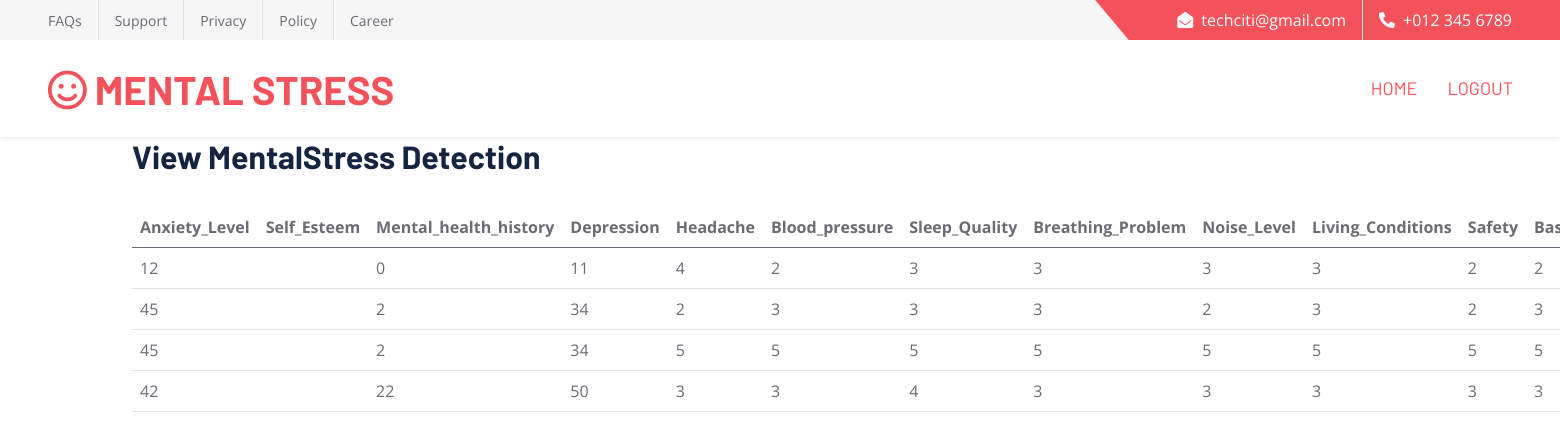
The page /adminhome on the database its author committed.
### Student/models.py (models this page shows)
class MentalStress(models.Model):
    anxiety_level=models.IntegerField()
    self_esteem=models.IntegerField()
    mental_health_history=models.IntegerField()
    depression=models.IntegerField()
    headache=models.IntegerField()
    blood_pressure=models.IntegerField()
    sleep_quality=models.IntegerField()
    breathing_problem=models.IntegerField()
    noise_level=models.IntegerField()
    living_conditions=models.IntegerField()
    safety=models.IntegerField()
    basic_needs=models.IntegerField()
    academic_performance=models.IntegerField()
    study_load=models.IntegerField()
    teacher_student_relationship=models.IntegerField()
    future_career_concerns=models.IntegerField()
    social_support=models.IntegerField()
    peer_pressure=models.IntegerField()
    extracurricular_activities=models.IntegerField()
    bullying=models.IntegerField()
    stress_level=models.IntegerField()

### Admin/views.py (the view)
# urls.py: path('adminhome',views.adminhome,name='adminhome')
def adminhome(request):
    mental=MentalStress.objects.all()
    return render(request,"adminhome.html",{"mental":mental})

### templates/adminhome.html (shortened to what this page needs)
{% load static %}
<!DOCTYPE html>
<html lang="en">
<head>
    <link href="https://cdnjs.cloudflare.com/ajax/libs/font-awesome/5.10.0/css/all.min.css" rel="stylesheet">
    <link href="https://cdn.jsdelivr.net/npm/bootstrap-icons@1.4.1/font/bootstrap-icons.css" rel="stylesheet">
    <link href="{% static 'lib/owlcarousel/assets/owl.carousel.min.css' %}" rel="stylesheet">
    <link href="{% static 'css/bootstrap.min.css' %}" rel="stylesheet">
    <link href="{% static 'css/style.css' %}" rel="stylesheet">
</head>
<div>
    <div class="container-fluid bg-secondary ps-5 pe-0 d-none d-lg-block">
        <div class="row gx-0">
            <div class="col-md-6 text-center text-lg-start mb-2 mb-lg-0">
                <div class="d-inline-flex align-items-center">
                    <a class="text-body py-2 pe-3 border-end" href=""><small>FAQs</small></a>
                    <a class="text-body py-2 px-3 border-end" href=""><small>Support</small></a>
                    <a class="text-body py-2 px-3 border-end" href=""><small>Privacy</small></a>
                    <a class="text-body py-2 px-3 border-end" href=""><small>Policy</small></a>
                    <a class="text-body py-2 ps-3" href=""><small>Career</small></a>
                </div>
            </div>
            <div class="col-md-6 text-center text-lg-end">
                <div class="position-relative d-inline-flex align-items-center bg-primary text-white top-shape px-5">
                    <div class="me-3 pe-3 border-end py-2">
                        <p class="m-0"><i class="fa fa-envelope-open me-2"></i>techciti@gmail.com</p>
                    </div>
                    <div class="py-2">
                        <p class="m-0"><i class="fa fa-phone-alt me-2"></i>+012 345 6789</p>
                    </div>
                </div>
            </div>
        </div>
    </div>
    <nav class="navbar navbar-expand-lg bg-white navbar-light shadow-sm px-5 py-3 py-lg-0">
        <a href="/" class="navbar-brand p-0">
            <h1 class="m-0 text-uppercase text-primary"><i class="far fa-smile text-primary me-2"></i>Mental Stress</h1>
        </a>
        <div class="collapse navbar-collapse" id="navbarCollapse">
            <div class="navbar-nav ms-auto py-0 me-n3">
                <a href="adminhome" class="nav-item nav-link active">Home</a>
                <a href="logout" class="nav-item nav-link active">Logout</a>
            </div>
        </div>
    </nav>
        <div class="contact">
            <div class="container">
               <div class="row">
                   <div class="col-md-12">
                        <div class="titlepage text_align_left">
                           <h2>View MentalStress Detection</h2>
                        </div>
                     </div>
               </div>
               <div class="row">
                  <div class="col-md-6">
                     <table class="table">
                       <thead class="thead-light">
                         <tr>
                           <th scope="col">Anxiety_Level </th>
                           <th scope="col">Self_Esteem</th>
                           <th scope="col">Mental_health_history</th>
                           <th scope="col">Depression</th>
                           <th scope="col">Headache</th>
                           <th scope="col">Blood_pressure</th>
                           <th scope="col">Sleep_Quality</th>
                           <th scope="col">Breathing_Problem</th>
                           <th scope="col">Noise_Level</th>
                           <th scope="col">Living_Conditions</th>
                           <th scope="col">Safety</th>
                           <th scope="col">Basic_Needs</th>
                           </tr>
                       </thead>
                       <tbody>
                           {% for i in mental %}
                         <tr>
                           <td>{{i.anxiety_level}}</td>
                           <td>{{self_esteem}}</td>
                           <td>{{i.mental_health_history}}</td>
                           <td>{{i.depression}}</td>
                           <td>{{i.headache}}</td>
                           <td>{{i.blood_pressure}}</td>
                           <td>{{i.breathing_problem}}</td>
                           <td>{{i.noise_level}}</td>
                           <td>{{i.living_conditions}}</td>
                           <td>{{i.safety}}</td>
                           <td>{{i.basic_needs}}</td>
                           <td>{{i.academic_performance}}</td>
                         </tr>
                         {% endfor %}
                       </tbody>
                     </table>
                  </div>
               </div>
            </div>
         </div>

### static/css/style.css (style rules this page uses)
:root { --primary: #F3525A; --secondary: #F6F6F6; --light: #FFFFFF; --dark: #152440; }
h1, h2, .font-weight-bold { font-weight: 700 !important; }
.top-shape::before { position: absolute; content: ""; width: 35px; height: 100%; top: 0; left: -17px; background: var(--primary); transform: skew(40deg); }
.navbar-light .navbar-nav .nav-link { font-family: 'Barlow', sans-serif; padding: 35px 15px; font-size: 18px; text-transform: uppercase; color: var(--dark); outline: none; transition: .5s; }
.navbar-light .navbar-nav .nav-link:hover, .navbar-light .navbar-nav .nav-link.active { color: var(--primary); }

### rows shown on the page
MentalStress: anxiety_level "12", mental_health_history "0", depression "11", headache "4", blood_pressure "2", breathing_problem "3", noise_level "3", living_conditions "3", safety "3", basic_needs "2", academic_performance "2"
MentalStress: anxiety_level "45", mental_health_history "2", depression "34", headache "2", blood_pressure "3", breathing_problem "3", noise_level "3", living_conditions "2", safety "3", basic_needs "2", academic_performance "3"
MentalStress: anxiety_level "45", mental_health_history "2", depression "34", headache "5", blood_pressure "5", breathing_problem "5", noise_level "5", living_conditions "5", safety "5", basic_needs "5", academic_performance "5"
MentalStress: anxiety_level "42", mental_health_history "22", depression "50", headache "3", blood_pressure "3", breathing_problem "4", noise_level "3", living_conditions "3", safety "3", basic_needs "3", academic_performance "3"
